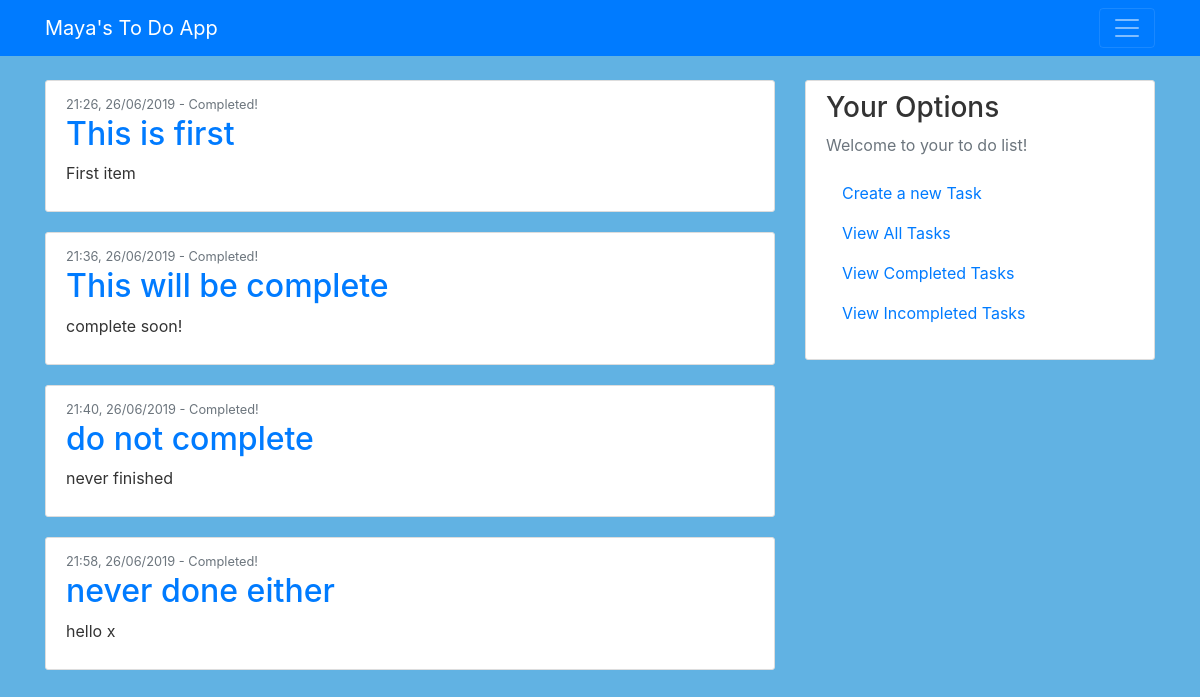
The page /view_completed/1 on the database as committed earlier.
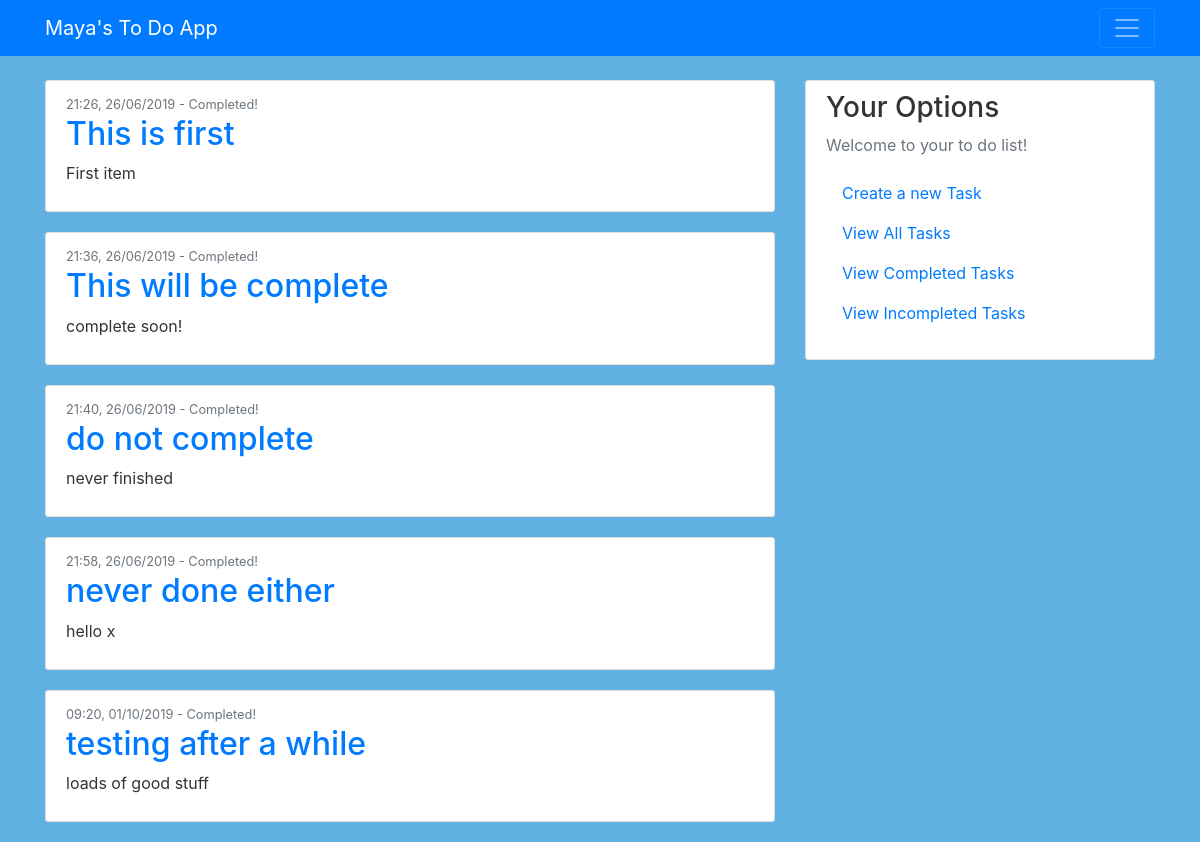
The same page on the database as committed later.
### app.py (models this page shows, shortened)
class Items(db.Model):
    id = db.Column(db.Integer, primary_key=True)
    title = db.Column(db.String(20), unique=False, nullable=False)
    content = db.Column(db.String(120), unique=True, nullable=False)
    date_posted = db.Column(db.DateTime, nullable=False, default=datetime.utcnow)
    complete = db.Column(db.Boolean, unique=False)

### app.py (the view)
@app.route("/view_completed/<id>")
def view_completed(id):
    if int(id)>0:
        post = Items.query.filter_by(id=int(id)).first() #gets specific id of button that was pressed
        post.complete = True #marks it as complete
        db.session.commit()
    else:
        pass
    posts = Items.query.filter_by(complete=True)
    return render_template('view_completed.html', posts=posts)

### templates/view_completed.html
{% extends "layout.html" %}
{% block content %}
    {% for post in posts %}
        <article class="media content-section">
          <div class="media-body">
            <div class="article-metadata">
              <small class="text-muted">{{ post.date_posted.strftime("%H:%M, %d/%m/%Y") }} - Completed! </small>
            </div>
            <h2><a class="article-title" href="#">{{ post.title }}</a></h2>
            <p class="article-content">{{ post.content }}</p>
          </div>
        </article>
    {% endfor %}
{% endblock content %}

Rows that differ between the two databases and show on the page:
added Items: date_posted "09:20, 01/10/2019", title "testing after a while", content "loads of good stuff"
